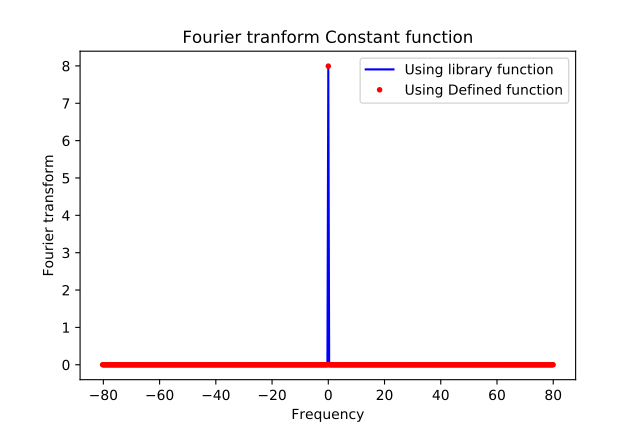

Write Python code to recreate this figure.
"""
Author: Pruthvi Suryadevara
Email:  pruthvi.suryadevara@tifr.res.in
Finding fourier transform of Constant function

"""

import numpy as np
import matplotlib.pyplot as plt
import numpy.fft as ft


def FFT(x):
    #A recursive implementation FFT
    x = np.asarray(x, dtype=float)
    N = x.shape[0]
    if N % 2 > 0:
        raise ValueError("size of x must be a power of 2")
    elif N <= 2:  # Cutoff at N=2, returning known FFT
        return np.array([(x[0]+x[1]), (x[0]-x[1])])
    else:
        X_even = FFT(x[0:N:2])                    # Finding FFT of even indices
        X_odd = FFT(x[1:N:2])                     # Finding FFT of off indices
        factor = np.exp(-2j * np.pi * np.arange(N) / N)    
        return np.concatenate([X_even + (factor[0:int(N / 2)] * X_odd), X_even+ (factor[int(N / 2):N] * X_odd)])

x = np.linspace(-10, 10, 512)
y = np.ones(len(x))
ky = ft.fftshift(ft.fft(y))          # FFT using library function
k = 2*np.pi*ft.fftshift(ft.fftfreq(len(x), x[1]-x[0]))
c_factor = (x[1]-x[0])/np.sqrt(2*np.pi)   # Constant factor for findinf fourier tranform form FFT
ky2 = FFT(y)                         # FFT using defined function
ky2 = ft.fftshift(ky2)

plt.plot(k, c_factor*np.real(ky), 'b', label="Using library function")
plt.plot(k, c_factor*np.real(ky2), '.r', label="Using Defined function")
plt.legend()
plt.xlabel("Frequency")
plt.ylabel("Fourier transform")
plt.title("Fourier tranform Constant function")
plt.show()
